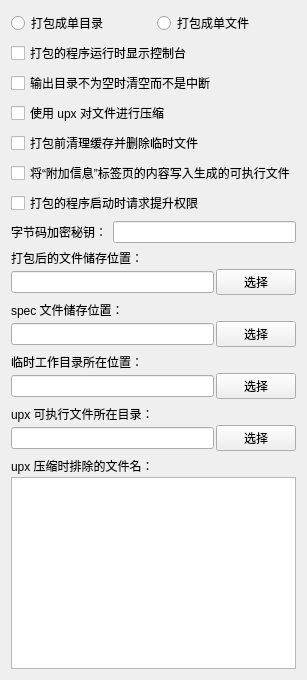
       <widget class="QWidget" name="tab_build_control">
        <attribute name="title">
         <string>打包控制</string>
        </attribute>
        <layout class="QVBoxLayout" name="verticalLayout_14">
         <item>
          <layout class="QVBoxLayout" name="verticalLayout_12">
           <item>
            <layout class="QHBoxLayout" name="horizontalLayout_9">
             <item>
              <widget class="QRadioButton" name="rb_pack_to_one_dir">
               <property name="toolTip">
                <string>对应选项：-D, --onedir
将程序打包成单文件夹形式，exe 可执行程序在文件夹的首层目录内。</string>
               </property>
               <property name="text">
                <string>打包成单目录</string>
               </property>
              </widget>
             </item>
             <item>
              <widget class="QRadioButton" name="rb_pack_to_one_file">
               <property name="toolTip">
                <string>对应选项；-F, --onefile
将程序以及添加的其他资源文件打包成单一文件的形式，启动速度稍慢。</string>
               </property>
               <property name="text">
                <string>打包成单文件</string>
               </property>
              </widget>
             </item>
            </layout>
           </item>
           <item>
            <widget class="QCheckBox" name="cb_execute_with_console">
             <property name="toolTip">
              <string>勾选时对应选项：-c, --console, --nowindowed
不勾选时对应选项：-w, --windowed, --noconsole
打包完成后启动程序是否显示命令行窗口，注意，后缀为 .pyw 的程序启动入口打包后不显示控制台，此项设置失效。</string>
             </property>
             <property name="text">
              <string>打包的程序运行时显示控制台</string>
             </property>
            </widget>
           </item>
           <item>
            <widget class="QCheckBox" name="cb_without_confirm">
             <property name="toolTip">
              <string>对应选项：-y, --noconfirm
打包时如果预定的 exe 文件储存目录不为空，是清空该目录还是中断打包过程。</string>
             </property>
             <property name="text">
              <string>输出目录不为空时清空而不是中断</string>
             </property>
            </widget>
           </item>
           <item>
            <widget class="QCheckBox" name="cb_use_upx">
             <property name="toolTip">
              <string>不勾选时对应选项：--noupx
打包过程中是否使用 upx 对文件进行压缩。注意，某些二进制文件在经过 upx 压缩后可能无法正常运行。
仅当系统环境变量 PATH 中有 upx 所在目录信息或在以下“upx 可执行文件所在目录”指定了 upx 所在目录时，此项设置才生效。</string>
             </property>
             <property name="text">
              <string>使用 upx 对文件进行压缩</string>
             </property>
            </widget>
           </item>
           <item>
            <widget class="QCheckBox" name="cb_clean_before_build">
             <property name="toolTip">
              <string>对应选项：--clean
打包前是否清空 Pyinstaller 生成的临时文件夹（临时文件可使下次打包加速）。</string>
             </property>
             <property name="text">
              <string>打包前清理缓存并删除临时文件</string>
             </property>
            </widget>
           </item>
           <item>
            <widget class="QCheckBox" name="cb_write_info_to_exec">
             <property name="toolTip">
              <string>对应选项：--version-file
勾选此选项则将&quot;附加信息&quot;标签页中的内容写入生成的 exe 文件，这些信息可以在查看 exe 文件属性时看见。</string>
             </property>
             <property name="text">
              <string>将“附加信息”标签页的内容写入生成的可执行文件</string>
             </property>
            </widget>
           </item>
           <item>
            <widget class="QCheckBox" name="cb_uac_admin">
             <property name="toolTip">
              <string>对应选项：--uac-admin
使打包的 exe 程序启动时请求提升权限，打包需要管理员权限才能正常工作的程序时，请勾选此选项。</string>
             </property>
             <property name="text">
              <string>打包的程序启动时请求提升权限</string>
             </property>
            </widget>
           </item>
           <item>
            <layout class="QHBoxLayout" name="horizontalLayout_15">
             <item>
              <widget class="QLabel" name="label_11">
               <property name="text">
                <string>字节码加密秘钥：</string>
               </property>
              </widget>
             </item>
             <item>
              <widget class="QLineEdit" name="le_bytecode_encryption_key">
               <property name="toolTip">
                <string>对应选项：--key
用于加密 Python 字节码的密钥，此项可留空。</string>
               </property>
              </widget>
             </item>
            </layout>
           </item>
           <item>
            <layout class="QVBoxLayout" name="verticalLayout_9">
             <property name="spacing">
              <number>2</number>
             </property>
             <item>
              <widget class="QLabel" name="label_8">
               <property name="text">
                <string>打包后的文件储存位置：</string>
               </property>
              </widget>
             </item>
             <item>
              <layout class="QHBoxLayout" name="horizontalLayout_12">
               <item>
                <widget class="QLineEdit" name="le_output_dir">
                 <property name="toolTip">
                  <string>对应选项：--distpath
此项可留空，默认储存位置：&quot;源代码根目录/dist&quot;。</string>
                 </property>
                </widget>
               </item>
               <item>
                <widget class="QPushButton" name="pb_select_output_dir">
                 <property name="text">
                  <string>选择</string>
                 </property>
                </widget>
               </item>
              </layout>
             </item>
            </layout>
           </item>
           <item>
            <layout class="QVBoxLayout" name="verticalLayout_15">
             <property name="spacing">
              <number>2</number>
             </property>
             <item>
              <widget class="QLabel" name="label_17">
               <property name="text">
                <string>spec 文件储存位置：</string>
               </property>
              </widget>
             </item>
             <item>
              <layout class="QHBoxLayout" name="horizontalLayout_16">
               <item>
                <widget class="QLineEdit" name="le_spec_dir">
                 <property name="toolTip">
                  <string>对应选项：--specpath
此项可留空，默认储存位置：&quot;源代码根目录&quot;。</string>
                 </property>
                </widget>
               </item>
               <item>
                <widget class="QPushButton" name="pb_select_spec_dir">
                 <property name="text">
                  <string>选择</string>
                 </property>
                </widget>
               </item>
              </layout>
             </item>
            </layout>
           </item>
           <item>
            <layout class="QVBoxLayout" name="verticalLayout_11">
             <property name="spacing">
              <number>2</number>
             </property>
             <item>
              <widget class="QLabel" name="label_10">
               <property name="text">
                <string>临时工作目录所在位置：</string>
               </property>
              </widget>
             </item>
             <item>
              <layout class="QHBoxLayout" name="horizontalLayout_14">
               <item>
                <widget class="QLineEdit" name="le_temp_working_dir">
                 <property name="toolTip">
                  <string>对应选项：--workpath
此项可留空，默认目录：&quot;源代码根目录/build&quot;。</string>
                 </property>
                </widget>
               </item>
               <item>
                <widget class="QPushButton" name="pb_select_temp_working_dir">
                 <property name="text">
                  <string>选择</string>
                 </property>
                </widget>
               </item>
              </layout>
             </item>
            </layout>
           </item>
           <item>
            <layout class="QVBoxLayout" name="verticalLayout_10">
             <property name="spacing">
              <number>2</number>
             </property>
             <item>
              <widget class="QLabel" name="label_9">
               <property name="text">
                <string>upx 可执行文件所在目录：</string>
               </property>
              </widget>
             </item>
             <item>
              <layout class="QHBoxLayout" name="horizontalLayout_13">
               <item>
                <widget class="QLineEdit" name="le_upx_search_path">
                 <property name="toolTip">
                  <string>对应选项：--upx-dir
此项可留空，找不到 upx 时将不进行压缩。当系统环境变量 PATH 中有 upx 路径时，不需要指定此选项也可使用 upx。</string>
                 </property>
                </widget>
               </item>
               <item>
                <widget class="QPushButton" name="pb_select_upx_search_path">
                 <property name="text">
                  <string>选择</string>
                 </property>
                </widget>
               </item>
              </layout>
             </item>
            </layout>
           </item>
           <item>
            <layout class="QVBoxLayout" name="verticalLayout_13">
             <property name="spacing">
              <number>2</number>
             </property>
             <item>
              <widget class="QLabel" name="label_14">
               <property name="text">
                <string>upx 压缩时排除的文件名：</string>
               </property>
              </widget>
             </item>
             <item>
              <widget class="QTextEdit" name="te_upx_exclude_files">
               <property name="acceptDrops">
                <bool>false</bool>
               </property>
               <property name="toolTip">
                <string>对应选项：--upx-exclude
使用 upx 进行压缩时需要忽略的文件，每行一个不含路径的文件名。
某些二进制文件经过 upx 压缩后可能无法运行，可将这些文件名添加到此处以使 upx 在压缩时略过。</string>
               </property>
              </widget>
             </item>
            </layout>
           </item>
          </layout>
         </item>
        </layout>
       </widget>
